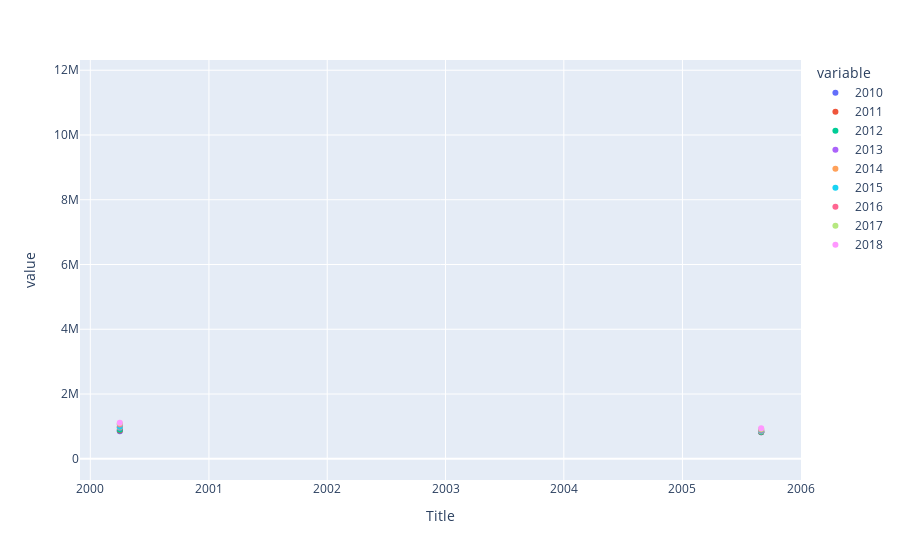

The cell this chart's notebook holds for it:
### Code cell
import plotly.express as px
fig=px.scatter(TunisianPop,x="Title",y=["Population au 1er Juillet","00-04","05-09","10-14","15-19","20-24","25-29","30-34","35-39","40-44","45-49","45-49","50-54","55-59","60-64","65-69"])
fig.show()

### Figure 1 — Plotly figure (JSON) as saved in the notebook; plotly's stock layout.template omitted (floating-point values rounded to 4 significant figures)
{"data": [{"hovertemplate": "variable=2010<br>Title=%{x}<br>value=%{y}<extra></extra>", "legendgroup": "2010", "marker": {"color": "#636efa", "symbol": "circle"}, "mode": "markers", "name": "2010", "orientation": "v", "showlegend": true, "type": "scatter", "x": ["Population au 1er Juillet", "00-04", "05-09", "10-14", "15-19", "20-24", "25-29", "30-34", "35-39", "40-44", "45-49", "50-54", "55-59", "60-64", "65-69", "70-74", "75-79", "80 & +"], "xaxis": "x", "y": [10565704, 853120, 815840, 827884, 953501, 1043574, 1373220, 873107, 738964, 712572, 655558, 575877, 444465, 309624, 246840, 232295, 149860, 108898], "yaxis": "y"}, {"hovertemplate": "variable=2011<br>Title=%{x}<br>value=%{y}<extra></extra>", "legendgroup": "2011", "marker": {"color": "#EF553B", "symbol": "circle"}, "mode": "markers", "name": "2011", "orientation": "v", "showlegend": true, "type": "scatter", "x": ["Population au 1er Juillet", "00-04", "05-09", "10-14", "15-19", "20-24", "25-29", "30-34", "35-39", "40-44", "45-49", "50-54", "55-59", "60-64", "65-69", "70-74", "75-79", "80 & +"], "xaxis": "x", "y": [10674420, 874510, 820930, 815700, 921120, 1035740, 1017960, 898970, 758410, 711790, 671350, 593390, 473190, 330520, 247920, 228450, 164710, 109090], "yaxis": "y"}, {"hovertemplate": "variable=2012<br>Title=%{x}<br>value=%{y}<extra></extra>", "legendgroup": "2012", "marker": {"color": "#00cc96", "symbol": "circle"}, "mode": "markers", "name": "2012", "orientation": "v", "showlegend": true, "type": "scatter", "x": ["Population au 1er Juillet", "00-04", "05-09", "10-14", "15-19", "20-24", "25-29", "30-34", "35-39", "40-44", "45-49", "50-54", "55-59", "60-64", "65-69", "70-74", "75-79", "80 & +"], "xaxis": "x", "y": [10784255, 896070, 824640, 811610, 888330, 1017370, 1025840, 921880, 781580, 708850, 684050, 605570, 497970, 352350, 252290, 221750, 172930, 114490], "yaxis": "y"}, {"hovertemplate": "variable=2013<br>Title=%{x}<br>value=%{y}<extra></extra>", "legendgroup": "2013", "marker": {"color": "#ab63fa", "symbol": "circle"}, "mode": "markers", "name": "2013", "orientation": "v", "showlegend": true, "type": "scatter", "x": ["Population au 1er Juillet", "00-04", "05-09", "10-14", "15-19", "20-24", "25-29", "30-34", "35-39", "40-44", "45-49", "50-54", "55-59", "60-64", "65-69", "70-74", "75-79", "80 & +"], "xaxis": "x", "y": [10895219, 956823, 851267, 813960, 855652, 936059, 929613, 959153, 808081, 720884, 671498, 628253, 511531, 408171, 261433, 218515, 162458, 201851], "yaxis": "y"}, {"hovertemplate": "variable=2014<br>Title=%{x}<br>value=%{y}<extra></extra>", "legendgroup": "2014", "marker": {"color": "#FFA15A", "symbol": "circle"}, "mode": "markers", "name": "2014", "orientation": "v", "showlegend": true, "type": "scatter", "x": ["Population au 1er Juillet", "00-04", "05-09", "10-14", "15-19", "20-24", "25-29", "30-34", "35-39", "40-44", "45-49", "50-54", "55-59", "60-64", "65-69", "70-74", "75-79", "80 & +"], "xaxis": "x", "y": [11012486, 974367, 850908, 791382, 829335, 927469, 936729, 986023, 818834, 729493, 684494, 652073, 536367, 426367, 262875, 221153, 167248, 212211], "yaxis": "y"}, {"hovertemplate": "variable=2015<br>Title=%{x}<br>value=%{y}<extra></extra>", "legendgroup": "2015", "marker": {"color": "#19d3f3", "symbol": "circle"}, "mode": "markers", "name": "2015", "orientation": "v", "showlegend": true, "type": "scatter", "x": ["Population au 1er Juillet", "00-04", "05-09", "10-14", "15-19", "20-24", "25-29", "30-34", "35-39", "40-44", "45-49", "50-54", "55-59", "60-64", "65-69", "70-74", "75-79", "80 & +"], "xaxis": "x", "y": [11162666, 988341, 863155, 802780, 841295, 940659, 949863, 999715, 830323, 739691, 694052, 661099, 543798, 432256, 266496, 224249, 169619, 215276], "yaxis": "y"}, {"hovertemplate": "variable=2016<br>Title=%{x}<br>value=%{y}<extra></extra>", "legendgroup": "2016", "marker": {"color": "#FF6692", "symbol": "circle"}, "mode": "markers", "name": "2016", "orientation": "v", "showlegend": true, "type": "scatter", "x": ["Population au 1er Juillet", "00-04", "05-09", "10-14", "15-19", "20-24", "25-29", "30-34", "35-39", "40-44", "45-49", "50-54", "55-59", "60-64", "65-69", "70-74", "75-79", "80 & +"], "xaxis": "x", "y": [11304483, 1057906, 893438, 805398, 801924, 887393, 920248, 970488, 886447, 751607, 694780, 666469, 579393, 466135, 311467, 219781, 170737, 220872], "yaxis": "y"}, {"hovertemplate": "variable=2017<br>Title=%{x}<br>value=%{y}<extra></extra>", "legendgroup": "2017", "marker": {"color": "#B6E880", "symbol": "circle"}, "mode": "markers", "name": "2017", "orientation": "v", "showlegend": true, "type": "scatter", "x": ["Population au 1er Juillet", "00-04", "05-09", "10-14", "15-19", "20-24", "25-29", "30-34", "35-39", "40-44", "45-49", "50-54", "55-59", "60-64", "65-69", "70-74", "75-79", "80 & +"], "xaxis": "x", "y": [11434994, 1088951, 916643, 817281, 792875, 861121, 916112, 946394, 921113, 764321, 701261, 667796, 600718, 480729, 342140, 219297, 176061, 222181], "yaxis": "y"}, {"hovertemplate": "variable=2018<br>Title=%{x}<br>value=%{y}<extra></extra>", "legendgroup": "2018", "marker": {"color": "#FF97FF", "symbol": "circle"}, "mode": "markers", "name": "2018", "orientation": "v", "showlegend": true, "type": "scatter", "x": ["Population au 1er Juillet", "00-04", "05-09", "10-14", "15-19", "20-24", "25-29", "30-34", "35-39", "40-44", "45-49", "50-54", "55-59", "60-64", "65-69", "70-74", "75-79", "80 & +"], "xaxis": "x", "y": [11551448, 1110872, 941708, 831261, 787176, 835274, 908688, 920850, 946695, 780749, 708328, 667817, 618410, 494972, 371244, 223272, 180443, 223686], "yaxis": "y"}], "layout": {"legend": {"title": {"text": "variable"}, "tracegroupgap": 0}, "margin": {"t": 60}, "xaxis": {"anchor": "y", "domain": [0, 1], "title": {"text": "Title"}}, "yaxis": {"anchor": "x", "domain": [0, 1], "title": {"text": "value"}}}}
